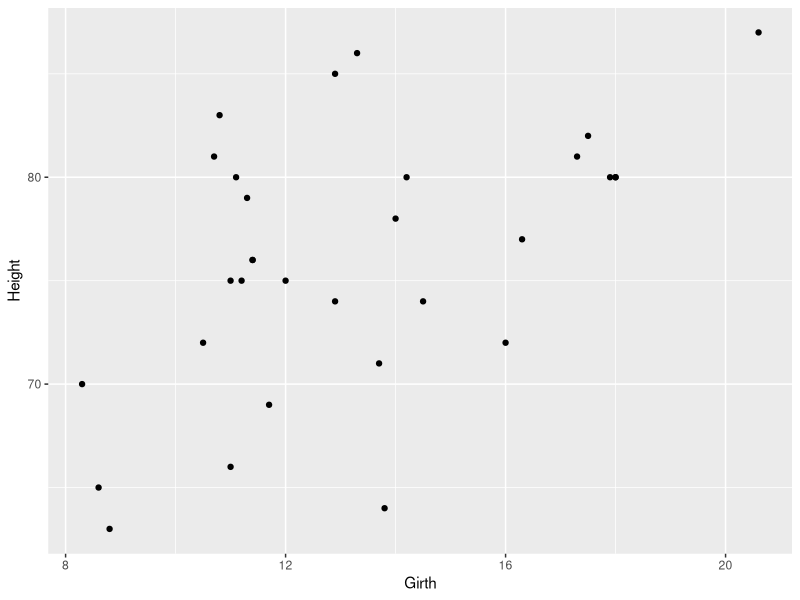
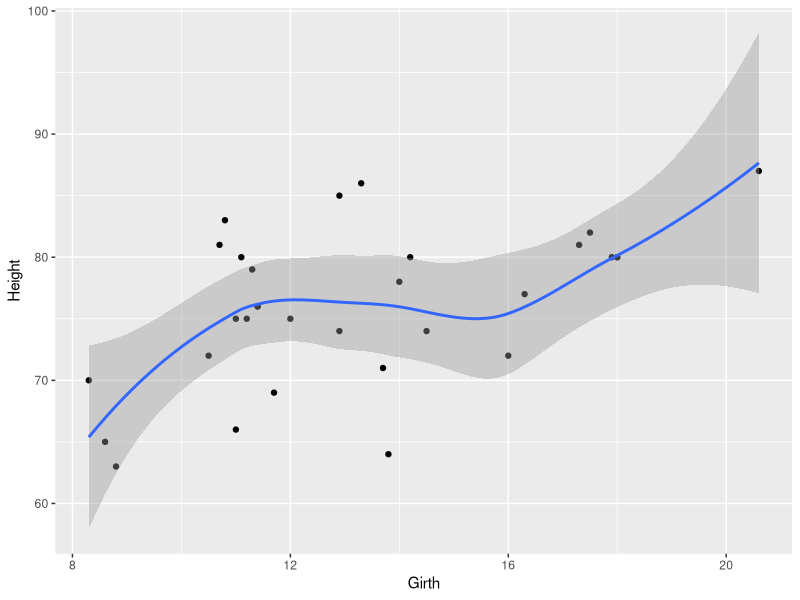
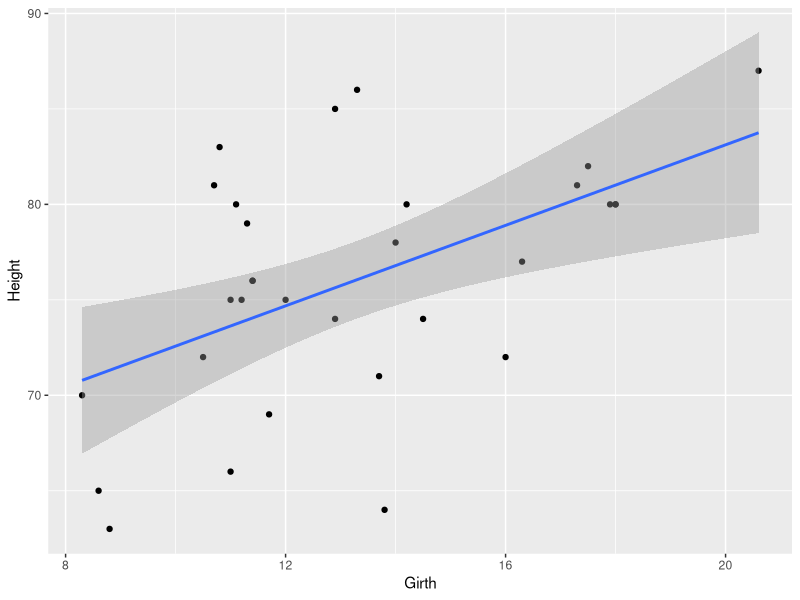

These figures' R source, in order:
#Built-in Datasets in R


data()   
View(CO2)  
View(PlantGrowth)
View(iris)
View(mtcars)
View(trees)
View(npk)  

head(CO2)  
names(CO2)  
nrow(CO2)  
ncol(CO2)  

install.packages("writexl")  
library(writexl)

write_xlsx(CO2, path = "C:\\Users\\Ali\\Desktop\\test1\\CO2.xlsx")  

library(ggplot2)  

ggplot(trees, aes(Girth, Height))+ geom_point()

ggplot(trees, aes(Girth, Height))+ geom_point()+ geom_smooth()

ggplot(trees, aes(Girth, Height))+ geom_point()+ geom_smooth(method = "lm")  
